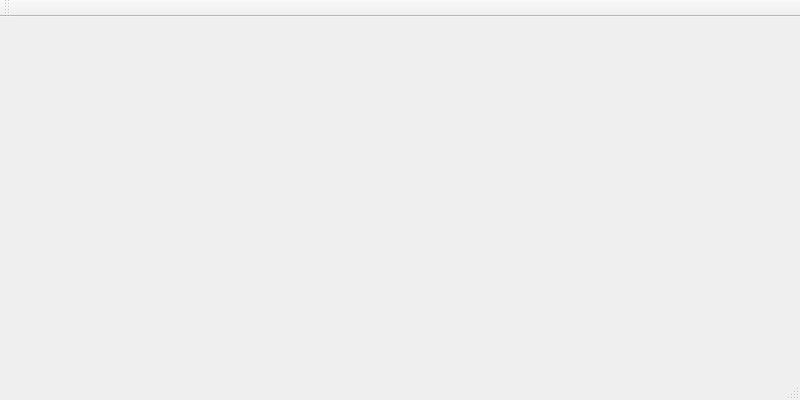
<?xml version="1.0" encoding="UTF-8"?>
<ui version="4.0">
 <class>data_viewClass</class>
 <widget class="QMainWindow" name="data_viewClass">
  <property name="geometry">
   <rect>
    <x>0</x>
    <y>0</y>
    <width>800</width>
    <height>400</height>
   </rect>
  </property>
  <property name="windowTitle">
   <string>data_view</string>
  </property>
  <widget class="QWidget" name="centralWidget">
   <widget class="QCustomPlot" name="mainplot" native="true">
    <property name="geometry">
     <rect>
      <x>10</x>
      <y>10</y>
      <width>771</width>
      <height>321</height>
     </rect>
    </property>
   </widget>
  </widget>
  <widget class="QMenuBar" name="menuBar">
   <property name="geometry">
    <rect>
     <x>0</x>
     <y>0</y>
     <width>800</width>
     <height>21</height>
    </rect>
   </property>
  </widget>
  <widget class="QToolBar" name="mainToolBar">
   <attribute name="toolBarArea">
    <enum>TopToolBarArea</enum>
   </attribute>
   <attribute name="toolBarBreak">
    <bool>false</bool>
   </attribute>
  </widget>
  <widget class="QStatusBar" name="statusBar"/>
 </widget>
 <layoutdefault spacing="6" margin="11"/>
 <customwidgets>
  <customwidget>
   <class>QCustomPlot</class>
   <extends>QWidget</extends>
   <header>qcustomplot.h</header>
   <container>1</container>
  </customwidget>
 </customwidgets>
 <resources>
  <include location="data_view.qrc"/>
 </resources>
 <connections/>
</ui>
